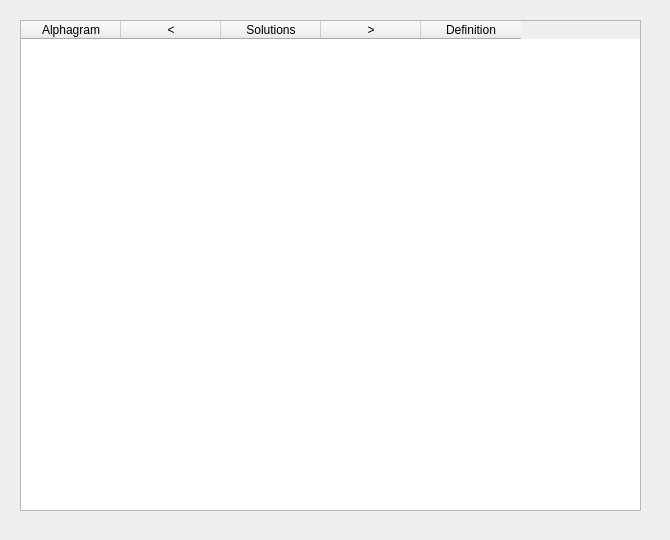
<ui version="4.0" >
 <class>solutionsForm</class>
 <widget class="QDialog" name="solutionsForm" >
  <property name="geometry" >
   <rect>
    <x>0</x>
    <y>0</y>
    <width>670</width>
    <height>540</height>
   </rect>
  </property>
  <property name="minimumSize" >
   <size>
    <width>670</width>
    <height>540</height>
   </size>
  </property>
  <property name="maximumSize" >
   <size>
    <width>670</width>
    <height>540</height>
   </size>
  </property>
  <property name="windowTitle" >
   <string>Solutions</string>
  </property>
  <widget class="QTableWidget" name="solutionsTableWidget" >
   <property name="geometry" >
    <rect>
     <x>20</x>
     <y>20</y>
     <width>621</width>
     <height>491</height>
    </rect>
   </property>
   <property name="editTriggers" >
    <set>QAbstractItemView::NoEditTriggers</set>
   </property>
   <property name="selectionMode" >
    <enum>QAbstractItemView::NoSelection</enum>
   </property>
   <property name="showGrid" >
    <bool>false</bool>
   </property>
   <column>
    <property name="text" >
     <string>Alphagram</string>
    </property>
   </column>
   <column>
    <property name="text" >
     <string>&lt;</string>
    </property>
   </column>
   <column>
    <property name="text" >
     <string>Solutions</string>
    </property>
   </column>
   <column>
    <property name="text" >
     <string>></string>
    </property>
   </column>
   <column>
    <property name="text" >
     <string>Definition</string>
    </property>
   </column>
  </widget>
 </widget>
 <resources/>
 <connections/>
</ui>
